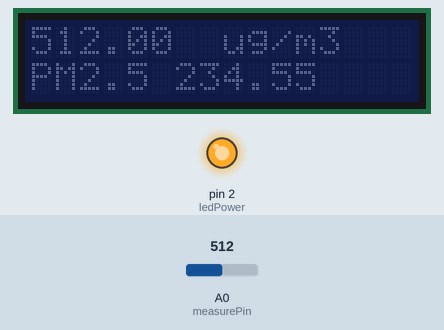
This sketch was run on a simulated Arduino Uno, built with avr-gcc and run on an emulated ATmega328P. Parts: 16×2 character LCD, output pins drawn as LEDs (lit = HIGH). The test bench sets the inputs (shaded band); at power-on: A0 (measurePin) = 512. What the sketch prints to the serial monitor is not drawn.

Above: at 1.2 s.
1.3 s: A0 (measurePin) set to 610
At 4.0 s:
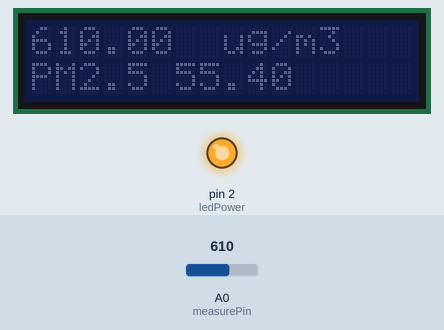
4.7 s: A0 (measurePin) set to 590
At 6.8 s:
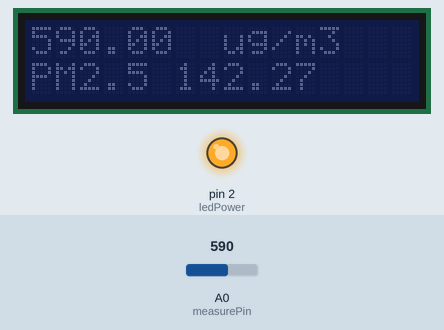
7.8 s: A0 (measurePin) set to 511
At 8.7 s:
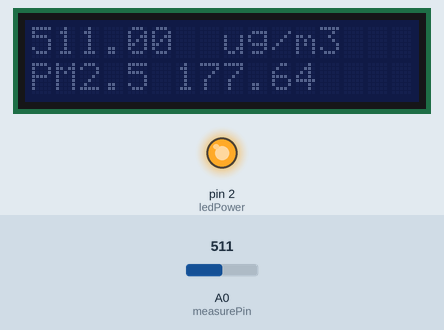
10.9 s: A0 (measurePin) set to 306
At 12.3 s:
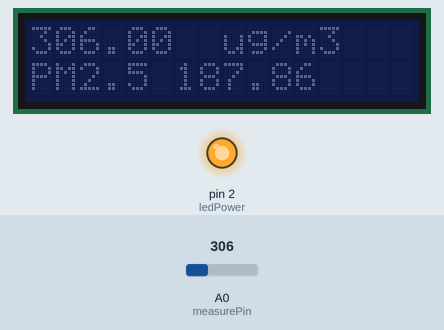
Timing chart, 0 to 13.9 s (numbered marks = the images above; inputs shaded):
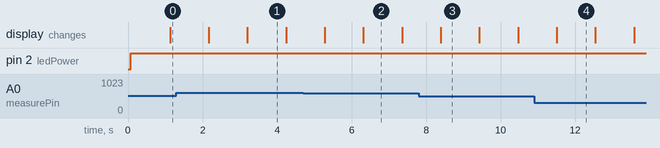

Measured:
- what the display in image 1 shows lasts 1.0 s, from 3.2 s to 4.2 s

The sketch:

_1602test.ino
```cpp
#include <ArduinoHttpClient.h>

/*
  Standalone Sketch to use with a Arduino UNO and a
  Sharp Optical Dust Sensor GP2Y1010AU0F
  I2C LCD 1602
*/

#include <Wire.h>
#include <LiquidCrystal_I2C.h>

int measurePin = 0; //Connect dust sensor to Arduino A0 pin
int ledPower = 2;   //Connect 3 led driver pins of dust sensor to Arduino D2

int samplingTime = 280;
int deltaTime = 40;
int sleepTime = 9680;
int i = 0;

float voMeasured = 0;
float voMeasuredReal = 0;
float voMeasuredLast = 123.0;
float calcVoltage = 0;
float dustDensity = 0;

LiquidCrystal_I2C lcd(0x27, 16, 2); // set the LCD address to 0x27 for a 16 chars and 2 line display

void setup() {
  Serial.begin(9600);
  pinMode(ledPower, OUTPUT);
  lcd.init();
  // initialize the lcd
  lcd.noBacklight();
  //lcd.backlight();
  lcd.home();
}

void loop() {

  // 0 - 5V mapped to 0 - 1023 integer values
  //calcVoltage = voMeasured/5.0*5.5;
  //dustDensity = 0.17 * calcVoltage - 0.1;

  digitalWrite(ledPower, LOW); // power on the LED
  delayMicroseconds(samplingTime);
  voMeasured = analogRead(measurePin); // read the dust value via pin 5 on the sensor
  voMeasuredReal = voMeasured;
  delayMicroseconds(deltaTime);
  digitalWrite(ledPower, HIGH); // turn the LED off

  //smooth noise
  voMeasured = voMeasuredLast + (voMeasured - voMeasuredLast) / 10.0;

  if (voMeasured < 150)
    dustDensity = 0.15 * (voMeasured - 130.0);
  else if (voMeasured < 160)
    dustDensity = 3 + 1.7 * (voMeasured - 150.0);
  else if (voMeasured < 220)
    dustDensity = 5 * (voMeasured - 150.0);
  else
    //0.6~3.6 = 123~737 map to 0~500 ug/m3
    dustDensity = voMeasured - 220.0;

  if (dustDensity < 0) dustDensity = 0.0;
  if (dustDensity > 600) dustDensity = 600.0;

  lcd.clear();
  String result = (String)voMeasuredReal + "  ug/m3";
  lcd.print(result);
  lcd.setCursor(0, 1);

  //lcd.print("Volt ");
  //lcd.print(voMeasuredReal);

  lcd.print("PM2.5 ");
  lcd.print(dustDensity);
  //lcd.print(" ");
  //lcd.print(voMeasuredReal);
  Serial.println("dustDensity = " + char(dustDensity));

  voMeasuredLast = voMeasured;
  delayMicroseconds(sleepTime);
  if (i <= 30)delay(1000);
  else delay (5000);
  i++;
  if (i > 1024) i = 31;
}
```
